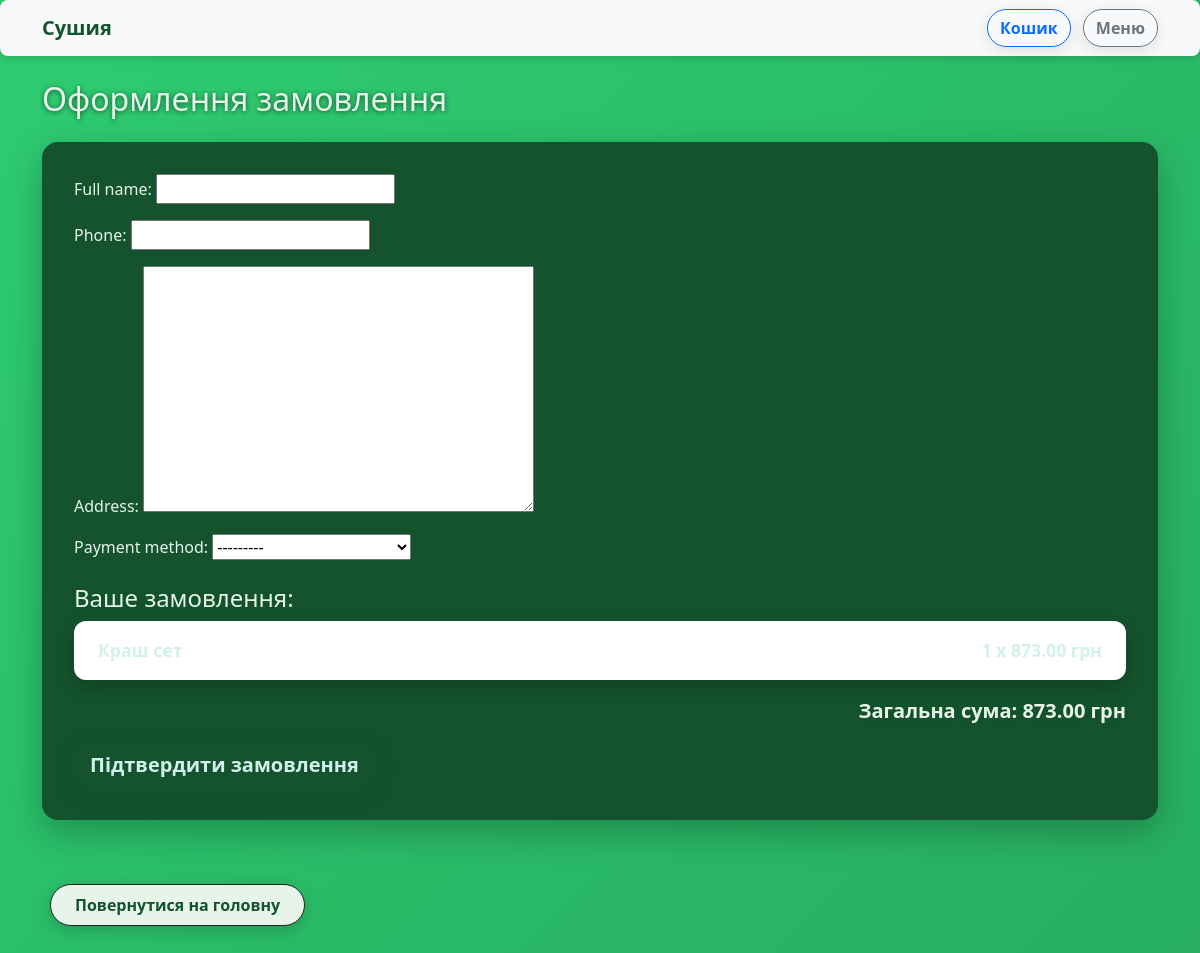
The app's page /checkout/ (signed in) with its own data.
### main/models.py (models this page shows, shortened)
class CartItem(models.Model):
    user = models.ForeignKey(settings.AUTH_USER_MODEL, on_delete=models.CASCADE)
    dish = models.ForeignKey(Dish, on_delete=models.CASCADE)
    quantity = models.PositiveIntegerField(default=1)

class Dish(models.Model):
    CATEGORY_CHOICES = [
        ('Сети', 'Сети'),
        ('Роли', 'Роли'),
        ('Супи', 'Супи'),
        ('Напої', 'Напої'),
        ('Десерти', 'Десерти'),
    ]
    name = models.CharField(max_length=100)
    description = models.TextField()
    price = models.DecimalField(max_digits=6, decimal_places=2)
    image = models.ImageField(upload_to='dishes/', default='default.jpg')
    is_popular = models.BooleanField(default=False)
    category = models.CharField(max_length=50, choices=CATEGORY_CHOICES, default='Сети')

### main/views.py (the view)
# urls.py: path('checkout/', views.checkout_view, name='checkout'),
@login_required
def checkout_view(request):
    cart_items = CartItem.objects.filter(user=request.user)
    if not cart_items.exists():
        return redirect('menu')
    if request.method == 'POST':
        form = OrderForm(request.POST)
        if form.is_valid():
            order = form.save(commit=False)
            order.user = request.user
            order.save()
            for item in cart_items:
                OrderItem.objects.create(
                    order=order,
                    dish=item.dish,
                    quantity=item.quantity,
                    price=item.dish.price
                )
            cart_items.delete()
            return render(request, 'order_confirmation.html', {'order': order})
    else:
        form = OrderForm()
    total = sum(item.dish.price * item.quantity for item in cart_items)
    return render(request, 'checkout.html', {'form': form, 'cart_items': cart_items, 'total': total})

### main/forms.py
class OrderForm(forms.ModelForm):
    class Meta:
        model = Order
        fields = ['full_name', 'phone', 'address', 'payment_method']

### main/templates/checkout.html (shortened to what this page needs)
<!DOCTYPE html>
<html lang="uk">
<head>
    <link href="https://cdn.jsdelivr.net/npm/bootstrap@5.3.0/dist/css/bootstrap.min.css" rel="stylesheet" />
</head>
<body>
<nav class="navbar navbar-light bg-light mb-4">
  <div class="container">
    <a class="navbar-brand" href="{% url 'home' %}">Сушия</a>
    <div>
      <a href="{% url 'cart' %}" class="btn btn-outline-primary me-2">Кошик</a>
      <a href="{% url 'menu' %}" class="btn btn-outline-secondary">Меню</a>
    </div>
  </div>
</nav>
<div class="container">
    <h2 class="mb-4">Оформлення замовлення</h2>
    <form method="post" class="mb-5">
        {{ form.as_p }}
        <h4 class="mt-4">Ваше замовлення:</h4>
        <ul class="list-group mb-3">
            {% for item in cart_items %}
                <li class="list-group-item d-flex justify-content-between align-items-center">
                    {{ item.dish.name }}
                    <span>{{ item.quantity }} x {{ item.dish.price }} грн</span>
                </li>
            {% empty %}
                <li class="list-group-item">Кошик порожній</li>
            {% endfor %}
        </ul>
        <p class="fs-5 fw-bold">Загальна сума: {{ total }} грн</p>
        <button type="submit" class="btn btn-success btn-lg">Підтвердити замовлення</button>
    </form>
    <a href="{% url 'home' %}" class="btn btn-outline-dark ms-2">Повернутися на головну</a>
</div>
</body>
</html>

### main/templates/checkout.html (style rules this page uses)
body { background: linear-gradient(135deg, #2ecc71, #27ae60); min-height: 100vh; font-family: 'Segoe UI', Tahoma, Geneva, Verdana, sans-serif; color: #e6f4ea; padding-bottom: 3rem; }
nav.navbar { background-color: rgba(255 255 255 / 0.9); box-shadow: 0 2px 8px rgba(0,0,0,0.15); margin-bottom: 2rem; border-radius: 0.5rem; }
.navbar-brand { font-weight: 700; color: #14532d !important; }
.btn-outline-primary, .btn-outline-secondary, .btn-success { border-radius: 50px; font-weight: 600; transition: all 0.3s ease; box-shadow: 0 4px 15px rgba(0,0,0,0.1); }
.btn-success { background-color: #14532d; border: none; color: #d1f2eb; box-shadow: 0 5px 20px #14532daa; }
h2, h4 { text-shadow: 0 1px 5px #14532d; }
form { background: #14532d; padding: 2rem; border-radius: 1rem; box-shadow: 0 12px 35px rgba(0,0,0,0.25); }
ul.list-group { background: #1e4620; border-radius: 0.75rem; box-shadow: 0 8px 20px rgba(0,0,0,0.2); }
ul.list-group li { color: #d1f2eb; font-weight: 600; font-size: 1.1rem; border: none; padding: 1rem 1.5rem; }
p.fs-5 { text-align: right; font-weight: 700; font-size: 1.4rem; margin-top: 1rem; text-shadow: 0 1px 5px #14532d; }
a.btn-outline-dark { border-radius: 50px; margin-top: 1rem; display: inline-block; font-weight: 600; padding: 0.5rem 1.5rem; color: #14532d !important; background-color: #e6f4ea; box-shadow: 0 5px 15px rgba(20,83,45,0.3); transition: all 0.3s ease; }

### records on screen
CartItem: dish.name "Краш сет", quantity "1", dish.price "873.00"

### other values on screen
{{ total }} "873.00"
